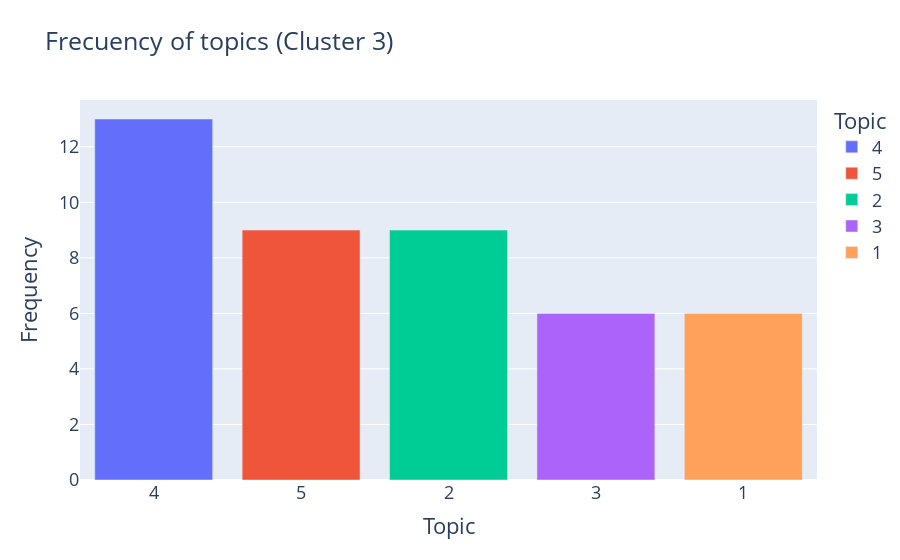

Write notebook code for a chart like this one.
### Code cell
table_hist_per_topic = pd.DataFrame(df_topic["Topic"].value_counts()).reset_index().rename(columns={"index": "Topic", "Topic": "Frequency"})
table_hist_per_topic["Topic"] = table_hist_per_topic["Topic"].astype(str)
table_hist_per_topic = table_hist_per_topic.sort_values("Frequency", ascending=False)
relevant_topics = table_hist_per_topic["Topic"].unique()
fig = px.bar(table_hist_per_topic, color="Topic", x="Topic", y="Frequency", title=f"Frecuency of topics (Cluster {cluster_id})")
fig.update_layout(
    font=dict(
        size=18
    )
)
fig.show()

### Figure 1 — Plotly figure (JSON) as saved in the notebook; plotly's stock layout.template omitted (floating-point values rounded to 4 significant figures)
{"data": [{"alignmentgroup": "True", "hovertemplate": "Topic=%{x}<br>Frequency=%{y}<extra></extra>", "legendgroup": "4", "marker": {"color": "#636efa", "pattern": {"shape": ""}}, "name": "4", "offsetgroup": "4", "orientation": "v", "showlegend": true, "textposition": "auto", "type": "bar", "x": ["4"], "xaxis": "x", "y": [13], "yaxis": "y"}, {"alignmentgroup": "True", "hovertemplate": "Topic=%{x}<br>Frequency=%{y}<extra></extra>", "legendgroup": "5", "marker": {"color": "#EF553B", "pattern": {"shape": ""}}, "name": "5", "offsetgroup": "5", "orientation": "v", "showlegend": true, "textposition": "auto", "type": "bar", "x": ["5"], "xaxis": "x", "y": [9], "yaxis": "y"}, {"alignmentgroup": "True", "hovertemplate": "Topic=%{x}<br>Frequency=%{y}<extra></extra>", "legendgroup": "2", "marker": {"color": "#00cc96", "pattern": {"shape": ""}}, "name": "2", "offsetgroup": "2", "orientation": "v", "showlegend": true, "textposition": "auto", "type": "bar", "x": ["2"], "xaxis": "x", "y": [9], "yaxis": "y"}, {"alignmentgroup": "True", "hovertemplate": "Topic=%{x}<br>Frequency=%{y}<extra></extra>", "legendgroup": "3", "marker": {"color": "#ab63fa", "pattern": {"shape": ""}}, "name": "3", "offsetgroup": "3", "orientation": "v", "showlegend": true, "textposition": "auto", "type": "bar", "x": ["3"], "xaxis": "x", "y": [6], "yaxis": "y"}, {"alignmentgroup": "True", "hovertemplate": "Topic=%{x}<br>Frequency=%{y}<extra></extra>", "legendgroup": "1", "marker": {"color": "#FFA15A", "pattern": {"shape": ""}}, "name": "1", "offsetgroup": "1", "orientation": "v", "showlegend": true, "textposition": "auto", "type": "bar", "x": ["1"], "xaxis": "x", "y": [6], "yaxis": "y"}], "layout": {"barmode": "relative", "font": {"size": 18}, "legend": {"title": {"text": "Topic"}, "tracegroupgap": 0}, "title": {"text": "Frecuency of topics (Cluster 3)"}, "xaxis": {"anchor": "y", "categoryarray": ["4", "5", "2", "3", "1"], "categoryorder": "array", "domain": [0, 1], "title": {"text": "Topic"}}, "yaxis": {"anchor": "x", "domain": [0, 1], "title": {"text": "Frequency"}}}}
